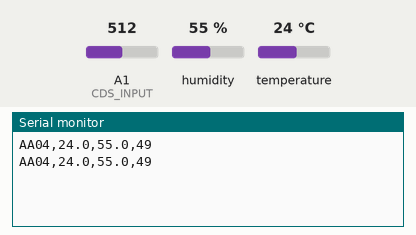
Simulated run of this sketch. Board: Arduino Uno, built with avr-gcc and run on an emulated ATmega328P. On the bench: the last lines printed to the serial monitor. Inputs (shaded band) come from the test bench; at power-on: humidity 55 %, A1 (CDS_INPUT) = 512, temperature 24 °C.

Above: at 2.8 s.
2.9 s: humidity set to 22 %
At 5.2 s:
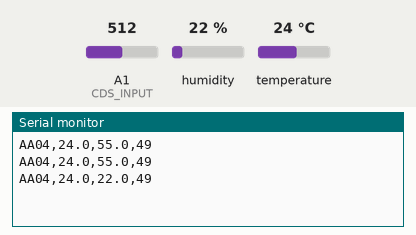
5.6 s: A1 (CDS_INPUT) set to 716
At 7.1 s:
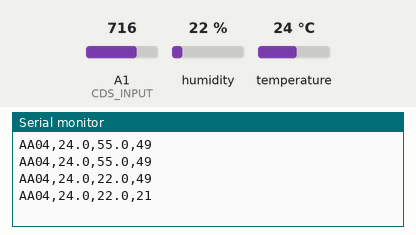
8.3 s: temperature set to 12 °C
At 10.6 s:
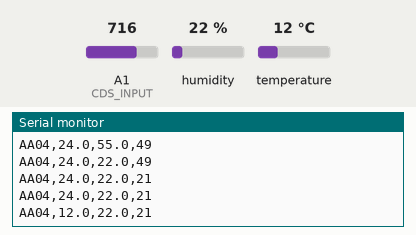
11.0 s: A1 (CDS_INPUT) set to 900
At 12.4 s:
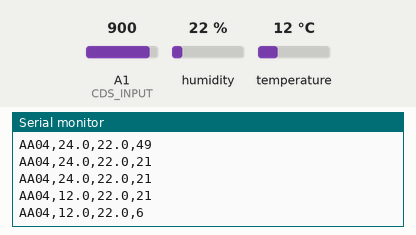
13.7 s: humidity set to 40 %
At 15.3 s:
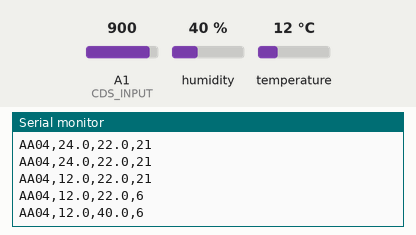
Timing chart, 0 to 16.8 s (numbered marks = the images above; inputs shaded):
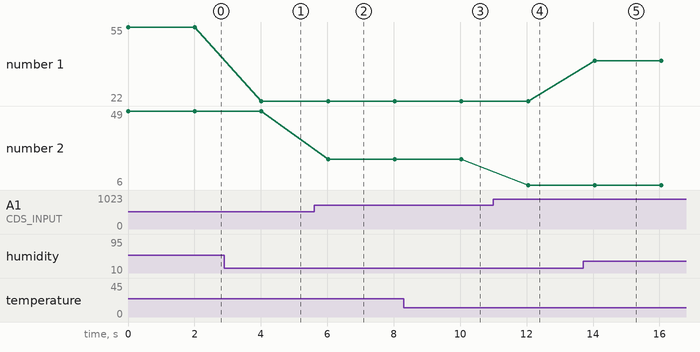

The sketch:

AA04_CdS_DHT22.ino
```cpp
// DHT22
#include "DHT.h"
#define DHTPIN 4
#define DHTTYPE DHT22
DHT dht(DHTPIN, DHTTYPE);
// CdS (LDR)
#define CDS_INPUT 1

void setup() {
  dht.begin();
  Serial.begin(9600);
}

void loop() {
  int cds_value, lux;
  float temp, humi;
  // Lux from CdS (LDR)
  cds_value = analogRead(CDS_INPUT);
  lux = int(luminosity(cds_value));
  // Reading temperature or humidity takes a given interval!
  // Sensor readings may also be up to 2 seconds 'old'
  humi = dht.readHumidity();
  // Read temperature as Celsius (the default)
  temp = dht.readTemperature();

  // Check if any reads failed and exit early (to try again).
  if (isnan(humi) || isnan(temp) || isnan(lux)) {
    Serial.println("Failed to read from DHT sensor or CdS!");
    return;
  }
  else {
    Serial.print("AA04,");
    Serial.print(temp,1);  // temperature, float
    Serial.print(",");
    Serial.print(humi,1);  // humidity, float
    Serial.print(",");
    Serial.println(lux);   // luminosity, int
  }
  delay(2000);  // 2000 msec, 0.5 Hz
}

//Voltage to Lux
double luminosity (int RawADC0){
  double Vout=RawADC0*5.0/1023.0;  // 5/1023 (Vin = 5 V)
  double lux=(2500/Vout-500)/10;
  // lux = 500 / Rldr, Vout = Ildr*Rldr = (5/(10 + Rldr))*Rldr
  return lux;
}
```

Measured:
- after the input at 2.9 s, the serial monitor: prints a new line after 1.1 s (image 1)
- after the input at 5.6 s, the serial monitor: prints a new line after 0.42 s (image 2)
- after the input at 8.3 s, the serial monitor: prints a new line after 1.7 s (image 3)
- after the input at 11.0 s, the serial monitor: prints a new line after 1.0 s (image 4)
- after the input at 13.7 s, the serial monitor: prints a new line after 0.35 s (image 5)
- plotted number 1: 55 → 22 after the input at 2.9 s, 22 → 40 after the input at 13.7 s
- plotted number 2: 49 → 21 after the input at 5.6 s, 21 → 6 after the input at 11.0 s
